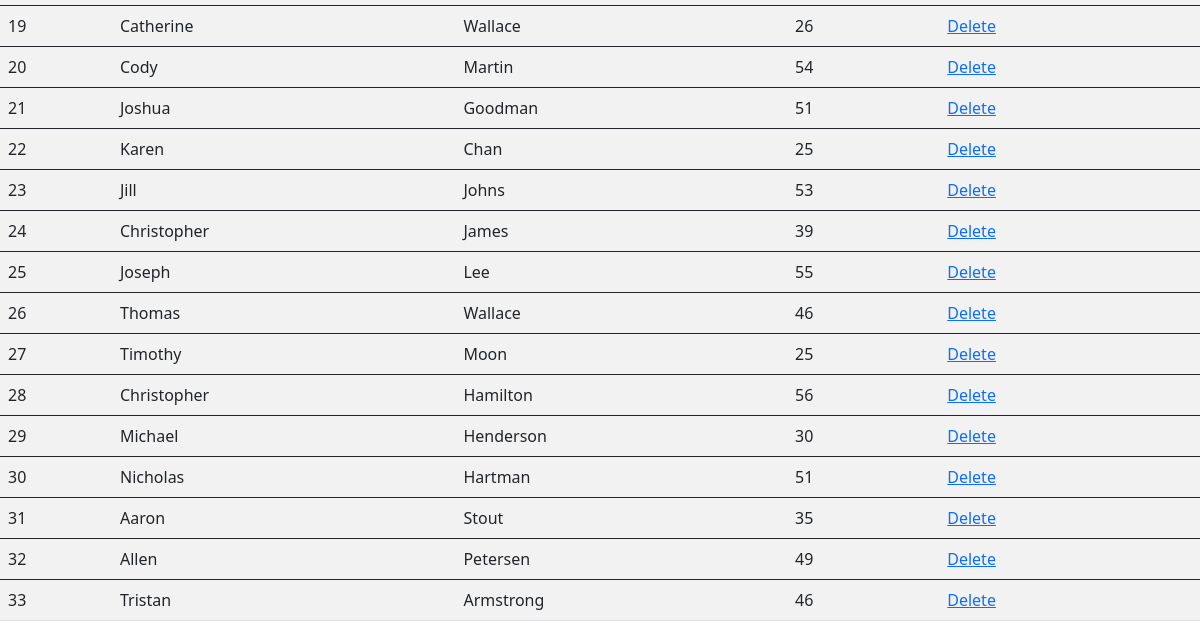
Before: / (lower part) with the older database file.
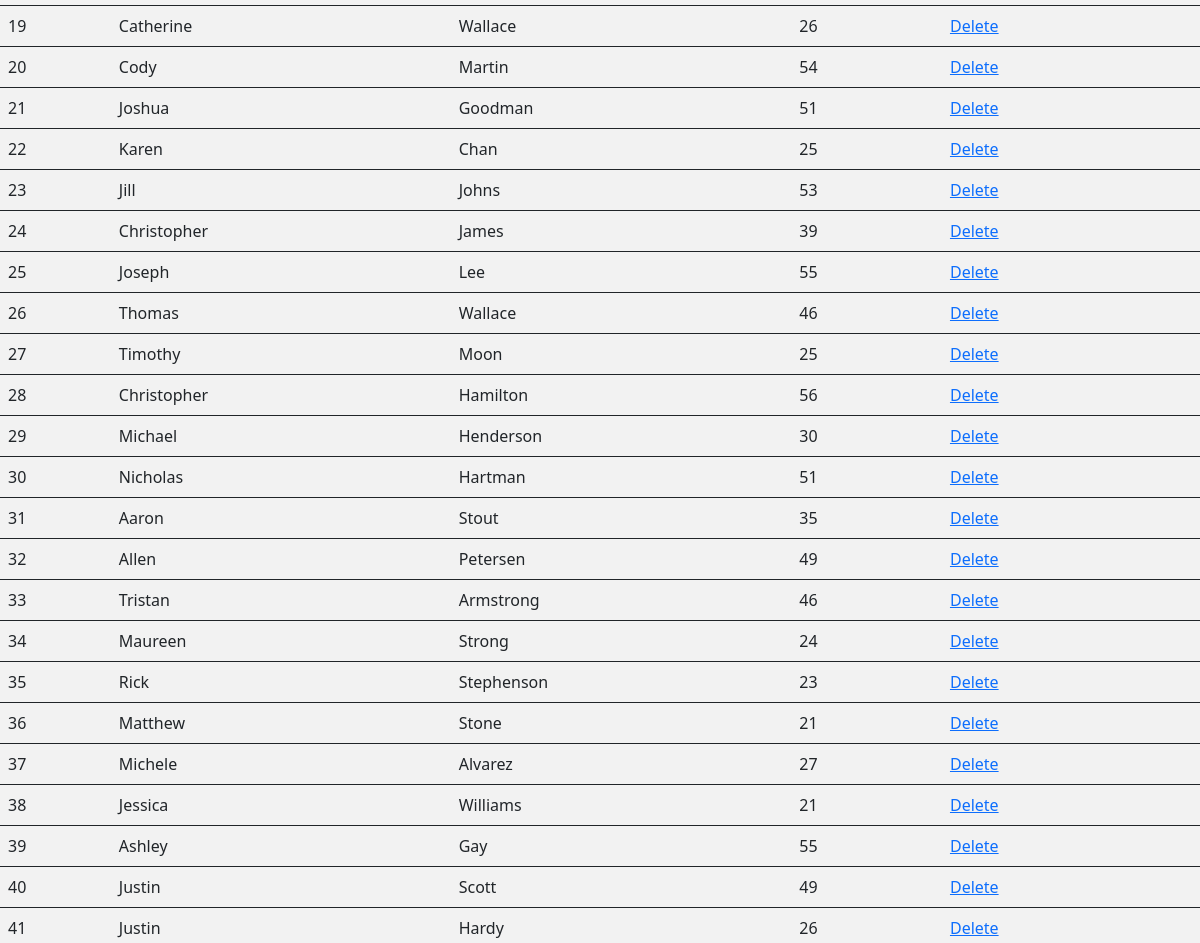
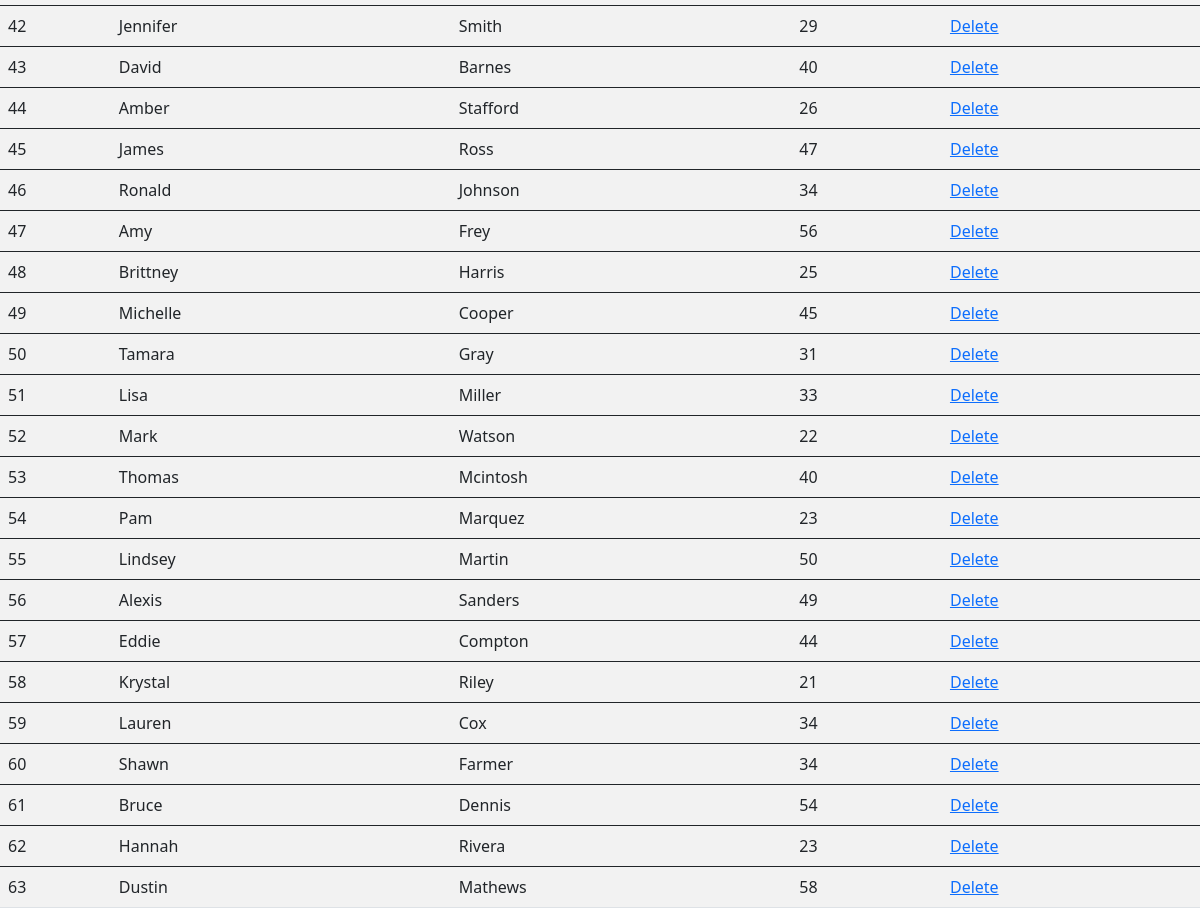
After: the same page with the newer database file (2 pictures, top to bottom).
### app.py (models this page shows, shortened)
class Profile(db.Model):
	id = db.Column(db.Integer, primary_key=True)
	first_name = db.Column(db.String(20), unique=False, nullable=False)
	last_name = db.Column(db.String(20), unique=False, nullable=False)
	age = db.Column(db.Integer, nullable=False)

### app.py (the view)
@app.route('/')
def index():
	profiles = Profile.query.all()
	return render_template('index.html', profiles=profiles)

### templates/index.html (shortened to what this page needs)
<!DOCTYPE html>
<html>
   <head>
      <link href="https://cdn.jsdelivr.net/npm/bootstrap@5.0.1/dist/css/bootstrap.min.css" rel="stylesheet">
      <link rel="stylesheet" type="text/css" href="https://cdn.datatables.net/1.10.25/css/dataTables.bootstrap5.css">
   </head>
   <body>
      <br>
      <table id="data" class="table table-striped">
         {% for data in profiles %}
         <tbody>
            <td>{{data.id}}</td>
            <td>{{data.first_name}}</td>
            <td>{{data.last_name}}</td>
            <td>{{data.age}}</td>
            <td><a href="/delete/{{data.id}}" type="button">Delete</a></td>
         </tbody>
         {% endfor%}
      </table>
   </body>
</html>

Changed rows visible on the page:
added Profile: id "34", first_name "Maureen", last_name "Strong", age "24"
added Profile: id "35", first_name "Rick", last_name "Stephenson", age "23"
added Profile: id "36", first_name "Matthew", last_name "Stone", age "21"
added Profile: id "37", first_name "Michele", last_name "Alvarez", age "27"
added Profile: id "38", first_name "Jessica", last_name "Williams", age "21"
added Profile: id "39", first_name "Ashley", last_name "Gay", age "55"
added Profile: id "40", first_name "Justin", last_name "Scott", age "49"
added Profile: id "41", first_name "Justin", last_name "Hardy", age "26"
added Profile: id "42", first_name "Jennifer", last_name "Smith", age "29"
added Profile: id "43", first_name "David", last_name "Barnes", age "40"
added Profile: id "44", first_name "Amber", last_name "Stafford", age "26"
added Profile: id "45", first_name "James", last_name "Ross", age "47"
added Profile: id "46", first_name "Ronald", last_name "Johnson", age "34"
added Profile: id "47", first_name "Amy", last_name "Frey", age "56"
added Profile: id "48", first_name "Brittney", last_name "Harris", age "25"
added Profile: id "49", first_name "Michelle", last_name "Cooper", age "45"
added Profile: id "50", first_name "Tamara", last_name "Gray", age "31"
added Profile: id "51", first_name "Lisa", last_name "Miller", age "33"
added Profile: id "52", first_name "Mark", last_name "Watson", age "22"
added Profile: id "53", first_name "Thomas", last_name "Mcintosh", age "40"
added Profile: id "54", first_name "Pam", last_name "Marquez", age "23"
added Profile: id "55", first_name "Lindsey", last_name "Martin", age "50"
added Profile: id "56", first_name "Alexis", last_name "Sanders", age "49"
added Profile: id "57", first_name "Eddie", last_name "Compton", age "44"
added Profile: id "58", first_name "Krystal", last_name "Riley", age "21"
added Profile: id "59", first_name "Lauren", last_name "Cox", age "34"
added Profile: id "60", first_name "Shawn", last_name "Farmer", age "34"
added Profile: id "61", first_name "Bruce", last_name "Dennis", age "54"
added Profile: id "62", first_name "Hannah", last_name "Rivera", age "23"
added Profile: id "63", first_name "Dustin", last_name "Mathews", age "58"
